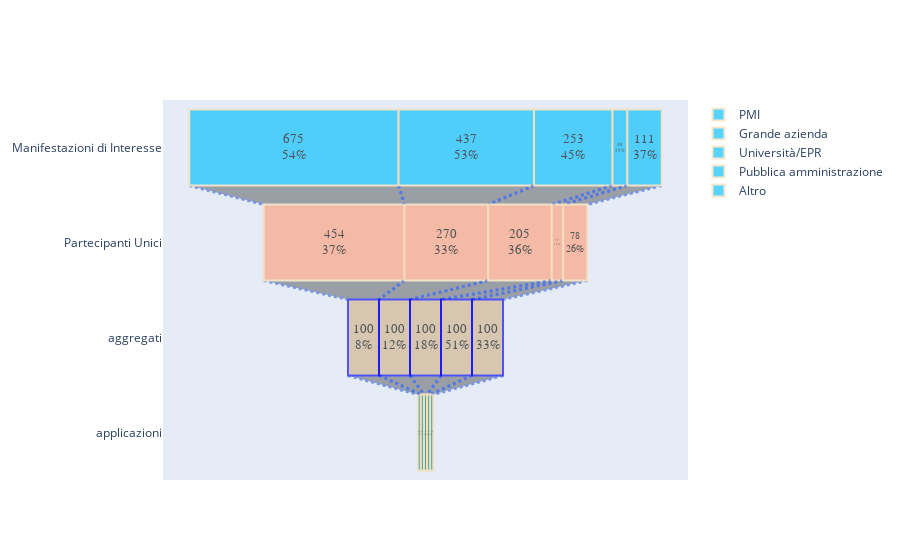

The notebook cell saved with this chart:
### Code cell
fig = go.Figure()

fig.add_trace(go.Funnel(
    name = 'PMI',
    y = ["Manifestazioni di Interesse", "Partecipanti Unici", "aggregati", "applicazioni"],
    x = [675, 454, 100, 10],
    textposition = "inside",
    opacity = 0.65,
    marker = {"color": ["deepskyblue", "lightsalmon", "tan", "teal"],
    "line": {"width": [2, 2, 2, 2,], "color": ["wheat", "wheat", "blue", "wheat"]}},
    connector = {"line": {"color": "royalblue", "dash": "dot", "width": 3}},
    textfont = {"family": "Old Standard TT, serif", "size": 13, "color": "black"},
    textinfo = "value+percent total"
    ))

fig.add_trace(go.Funnel(
    name = 'Grande azienda',
    orientation = "h",
    y = ["Manifestazioni di Interesse", "Partecipanti Unici", "aggregati", "applicazioni"],
    x = [437, 270, 100, 10],
    textposition = "inside",
    opacity = 0.65,
    marker = {"color": ["deepskyblue", "lightsalmon", "tan", "teal"],
    "line": {"width": [2, 2, 2, 2,], "color": ["wheat", "wheat", "blue", "wheat"]}},
    connector = {"line": {"color": "royalblue", "dash": "dot", "width": 3}},
    textfont = {"family": "Old Standard TT, serif", "size": 13, "color": "black"},
    textinfo = "value+percent total"
    ))

fig.add_trace(go.Funnel(
    name = 'Università/EPR',
    orientation = "h",
    y = ["Manifestazioni di Interesse", "Partecipanti Unici", "aggregati", "applicazioni"],
    x = [253, 205, 100, 10],
    textposition = "inside",
    opacity = 0.65,
    marker = {"color": ["deepskyblue", "lightsalmon", "tan", "teal"],
    "line": {"width": [2, 2, 2, 2], "color": ["wheat", "wheat", "blue", "wheat"]}},
    connector = {"line": {"color": "royalblue", "dash": "dot", "width": 3}},
    textfont = {"family": "Old Standard TT, serif", "size": 13, "color": "black"},
    textinfo = "value+percent total"
    ))

fig.add_trace(go.Funnel(
    name = 'Pubblica amministrazione',
    orientation = "h",
    y = ["Manifestazioni di Interesse", "Partecipanti Unici", "aggregati", "applicazioni"],
    x = [48, 37, 100, 10],
    textposition = "inside",
    opacity = 0.65,
    marker = {"color": ["deepskyblue", "lightsalmon", "tan", "teal"],
    "line": {"width": [2, 2, 2, 2], "color": ["wheat", "wheat", "blue", "wheat"]}},
    connector = {"line": {"color": "royalblue", "dash": "dot", "width": 3}},
    textfont = {"family": "Old Standard TT, serif", "size": 13, "color": "black"},
    textinfo = "value+percent total"
    ))

fig.add_trace(go.Funnel(
    name = 'Altro',
    orientation = "h",
    y = ["Manifestazioni di Interesse", "Partecipanti Unici", "aggregati", "applicazioni"],
    x = [111, 78, 100, 10],
    textposition = "inside",
    opacity = 0.65,
    marker = {"color": ["deepskyblue", "lightsalmon", "tan", "teal"],
    "line": {"width": [2, 2, 2, 2], "color": ["wheat", "wheat", "blue", "wheat"]}},
    connector = {"line": {"color": "royalblue", "dash": "dot", "width": 3}},
    textfont = {"family": "Old Standard TT, serif", "size": 13, "color": "black"},
    textinfo = "value+percent total"
    ))

fig.show()

### Figure 1 — Plotly figure (JSON) as saved in the notebook; plotly's stock layout.template omitted (floating-point values rounded to 4 significant figures)
{"data": [{"connector": {"line": {"color": "royalblue", "dash": "dot", "width": 3}}, "marker": {"color": ["deepskyblue", "lightsalmon", "tan", "teal"], "line": {"color": ["wheat", "wheat", "blue", "wheat"], "width": [2, 2, 2, 2]}}, "name": "PMI", "opacity": 0.65, "textfont": {"color": "black", "family": "Old Standard TT, serif", "size": 13}, "textinfo": "value+percent total", "textposition": "inside", "type": "funnel", "x": [675, 454, 100, 10], "y": ["Manifestazioni di Interesse", "Partecipanti Unici", "aggregati", "applicazioni"]}, {"connector": {"line": {"color": "royalblue", "dash": "dot", "width": 3}}, "marker": {"color": ["deepskyblue", "lightsalmon", "tan", "teal"], "line": {"color": ["wheat", "wheat", "blue", "wheat"], "width": [2, 2, 2, 2]}}, "name": "Grande azienda", "opacity": 0.65, "orientation": "h", "textfont": {"color": "black", "family": "Old Standard TT, serif", "size": 13}, "textinfo": "value+percent total", "textposition": "inside", "type": "funnel", "x": [437, 270, 100, 10], "y": ["Manifestazioni di Interesse", "Partecipanti Unici", "aggregati", "applicazioni"]}, {"connector": {"line": {"color": "royalblue", "dash": "dot", "width": 3}}, "marker": {"color": ["deepskyblue", "lightsalmon", "tan", "teal"], "line": {"color": ["wheat", "wheat", "blue", "wheat"], "width": [2, 2, 2, 2]}}, "name": "Università/EPR", "opacity": 0.65, "orientation": "h", "textfont": {"color": "black", "family": "Old Standard TT, serif", "size": 13}, "textinfo": "value+percent total", "textposition": "inside", "type": "funnel", "x": [253, 205, 100, 10], "y": ["Manifestazioni di Interesse", "Partecipanti Unici", "aggregati", "applicazioni"]}, {"connector": {"line": {"color": "royalblue", "dash": "dot", "width": 3}}, "marker": {"color": ["deepskyblue", "lightsalmon", "tan", "teal"], "line": {"color": ["wheat", "wheat", "blue", "wheat"], "width": [2, 2, 2, 2]}}, "name": "Pubblica amministrazione", "opacity": 0.65, "orientation": "h", "textfont": {"color": "black", "family": "Old Standard TT, serif", "size": 13}, "textinfo": "value+percent total", "textposition": "inside", "type": "funnel", "x": [48, 37, 100, 10], "y": ["Manifestazioni di Interesse", "Partecipanti Unici", "aggregati", "applicazioni"]}, {"connector": {"line": {"color": "royalblue", "dash": "dot", "width": 3}}, "marker": {"color": ["deepskyblue", "lightsalmon", "tan", "teal"], "line": {"color": ["wheat", "wheat", "blue", "wheat"], "width": [2, 2, 2, 2]}}, "name": "Altro", "opacity": 0.65, "orientation": "h", "textfont": {"color": "black", "family": "Old Standard TT, serif", "size": 13}, "textinfo": "value+percent total", "textposition": "inside", "type": "funnel", "x": [111, 78, 100, 10], "y": ["Manifestazioni di Interesse", "Partecipanti Unici", "aggregati", "applicazioni"]}], "layout": {"autosize": true, "xaxis": {"autorange": true, "range": [-846.7, 846.7], "type": "linear"}, "yaxis": {"autorange": true, "range": [3.5, -0.5], "type": "category"}}}
